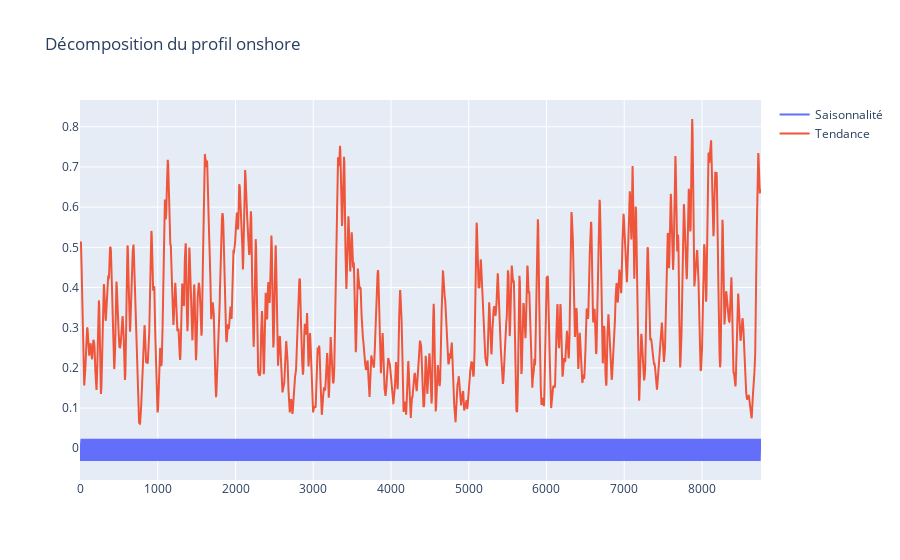

Notebook code for this chart:
### Code cell
d_on_s = pd.DataFrame(decomp_on.seasonal)
d_on_o = pd.DataFrame(decomp_on.observed, columns=["heure", "onshore"])
d_on_o = d_on_o.ffill()
d_on_t = pd.DataFrame(decomp_on.trend)
d_on_t = d_on_t.ffill()
d_on_r = pd.DataFrame(decomp_on.resid)
d_on_r = d_on_r.ffill()

fig = go.Figure()
fig.add_trace(go.Line(y=d_on_s["seasonal"], name='Saisonnalité'))
fig.add_trace(go.Line(y=d_on_t["trend"], name='Tendance'))
#fig.add_trace(go.Line(y=d_on_r["resid"], name='Residuel'))
#fig.add_trace(go.Line(y=d_on_o["onshore"], name='Brut'))
fig.update_layout(title='Décomposition du profil onshore',
                          yaxis_zeroline=False, xaxis_zeroline=False)
fig.show()

### Figure 1 — Plotly figure (JSON) as saved in the notebook; plotly's stock layout.template omitted (floating-point values rounded to 4 significant figures; data arrays with more than 128 entries replaced by an {"elided": "..."} marker saying what was removed)
{"data": [{"name": "Saisonnalité", "type": "scatter", "y": {"elided": "8760 float values"}}, {"name": "Tendance", "type": "scatter", "y": {"elided": "8760 float values"}}], "layout": {"title": {"text": "Décomposition du profil onshore"}, "xaxis": {"zeroline": false}, "yaxis": {"zeroline": false}}}
